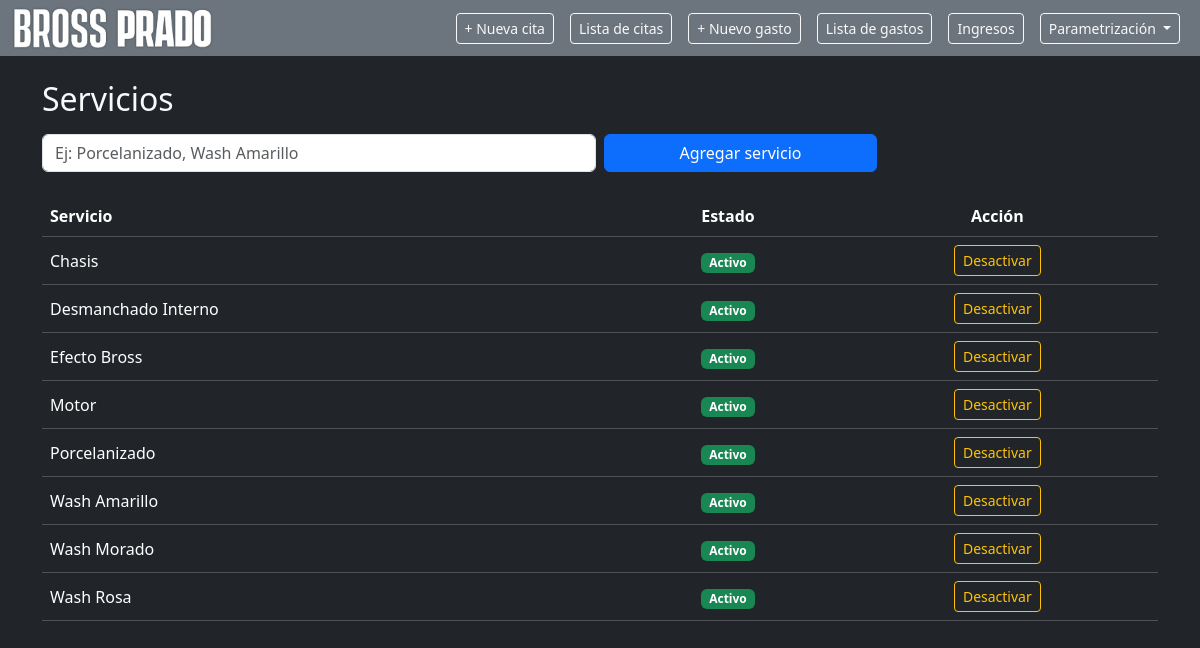
/services, run on the app's committed database.
### app.py (models this page shows, shortened)
class Service(db.Model):
    __tablename__ = "services"
    id = db.Column(db.Integer, primary_key=True)
    name = db.Column(db.String(120), nullable=False, unique=True)
    duration_minutes = db.Column(db.Integer, nullable=False)
    is_active = db.Column(db.Boolean, default=True)

### app.py (the view, shortened to what this page needs)
@app.route("/services", methods=["GET", "POST"])
def services_view():
    services = Service.query.order_by(Service.name).all()
    return render_template("services.html", services=services)

### templates/services.html
{% extends "base.html" %}
{% block content %}
<div class="container mt-4">
  <h2 class="mb-3">Servicios</h2>
  <form method="POST" class="row g-2 mb-4">
    <div class="col-12 col-md-6">
      <input type="text"
             name="name"
             class="form-control"
             placeholder="Ej: Porcelanizado, Wash Amarillo"
             required>
    </div>
    <div class="col-12 col-md-3">
      <button type="submit" class="btn btn-primary w-100">
        Agregar servicio
      </button>
    </div>
  </form>
  <div class="table-responsive">
    <table class="table table-dark table-hover align-middle">
      <thead>
        <tr>
          <th>Servicio</th>
          <th class="text-center">Estado</th>
          <th class="text-center">Acción</th>
        </tr>
      </thead>
      <tbody>
        {% for s in services %}
        <tr>
          <td>{{ s.name }}</td>
          <td class="text-center">
            {% if s.is_active %}
              <span class="badge bg-success">Activo</span>
            {% else %}
              <span class="badge bg-secondary">Inactivo</span>
            {% endif %}
          </td>
          <td class="text-center">
            <form method="POST"
                  action="{{ url_for('toggle_service', service_id=s.id) }}">
              {% if s.is_active %}
                <button type="submit" class="btn btn-sm btn-outline-warning">
                  Desactivar
                </button>
              {% else %}
                <button type="submit" class="btn btn-sm btn-outline-success">
                  Activar
                </button>
              {% endif %}
            </form>
          </td>
        </tr>
        {% endfor %}
      </tbody>
    </table>
  </div>
</div>
{% endblock %}

### data on the page
Service: name "Chasis", is_active "Activo"
Service: name "Desmanchado Interno", is_active "Activo"
Service: name "Efecto Bross", is_active "Activo"
Service: name "Motor", is_active "Activo"
Service: name "Porcelanizado", is_active "Activo"
Service: name "Wash Amarillo", is_active "Activo"
Service: name "Wash Morado", is_active "Activo"
Service: name "Wash Rosa", is_active "Activo"
